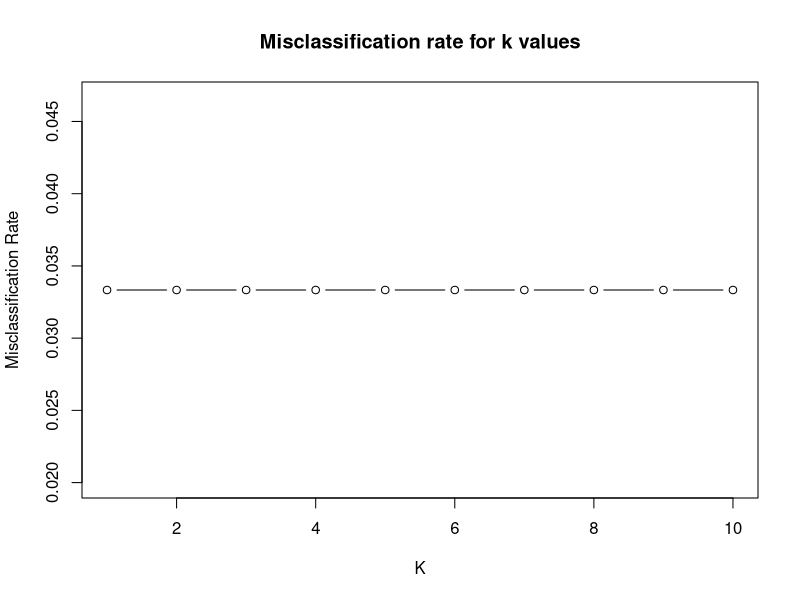

Generate this figure with R: (Note: this script raises an error after producing the figure.)
## ---- chunk 1
knitr::opts_chunk$set(warning = FALSE, message = FALSE)
## ---- chunk 2
iris_data = read.csv("bezedekIris.csv")
View(iris_data)
## ---- chunk 3
library(class)
library(caret)
## ---- chunk 4
#### FITTING A KNN CLASSIFIER MODEL FOR DIFFERENT VALUES OF K TO FIND THE BEST K WITH LEAST MISCLASSIFICATION RATE
set.seed(123)
train_indices = sample(1:nrow(iris_data), 0.8 * nrow(iris_data))
train_data=iris_data[train_indices, ]
test_data=iris_data[-train_indices, ]
predictors=names(train_data)[1:4]
response="Class"
accuracies=numeric()
misclassification_rates=numeric()
for (k_value in 1:10) {
  knn_predictions=knn(train = train_data[, predictors], test = test_data[, predictors], cl = train_data[, response], k = k_value)
  confusion_matrix=table(Actual = test_data[, response], Predicted = knn_predictions)
  correct_classification=sum(diag(confusion_matrix)) / sum(confusion_matrix)
  misclassification_rate=1 - correct_classification
  misclassification_rates=c(misclassification_rates, misclassification_rate)
  print(k_value)
  print(confusion_matrix)
  }
print(misclassification_rates)
plot(1:10, misclassification_rates, type = "b", xlab = "K", ylab = "Misclassification Rate", main = "Misclassification rate for k values")
## ---- chunk 5
### APPLYING 10 FOLD CROSS VALIDATION FOR TESTING THE MODEL PREDICTIONS
set.seed(123)
attach(iris_data)
predictors = names(iris_data)[1:4]
response = "Class"
irirs_data_2 = iris_data[,c(predictors,response),drop=FALSE]
k_folds = 10
folds = createFolds(irirs_data_2$Iris.setosa,k=k_folds,list=TRUE,returnTrain = FALSE)
missclassification_rates = numeric()
for (fold_ind in folds){
  fold = unlist(fold_ind)
  train_data = irirs_data_2[-fold,]
  test_data = irirs_data_2[fold,]
  knn_predictions = knn(train = train_data[,predictors],test=test_data[,predictors],cl=train_data[,response],k=3)
  confusion_matrix = table(Actual=test_data[,response],Predicted=knn_predictions)
  correct_classification = sum(diag(confusion_matrix))/sum(confusion_matrix)
  missclassification_rate = 1-correct_classification
  missclassification_rates = c(missclassification_rates,missclassification_rate)
}
print(missclassification_rates)
plot(1:10, missclassification_rates, type = "b", xlab = "K", ylab = "Misclassification Rate", main = "Misclassification rate for k folds")
average_missclassification = mean(missclassification_rates)
print(average_missclassification)
